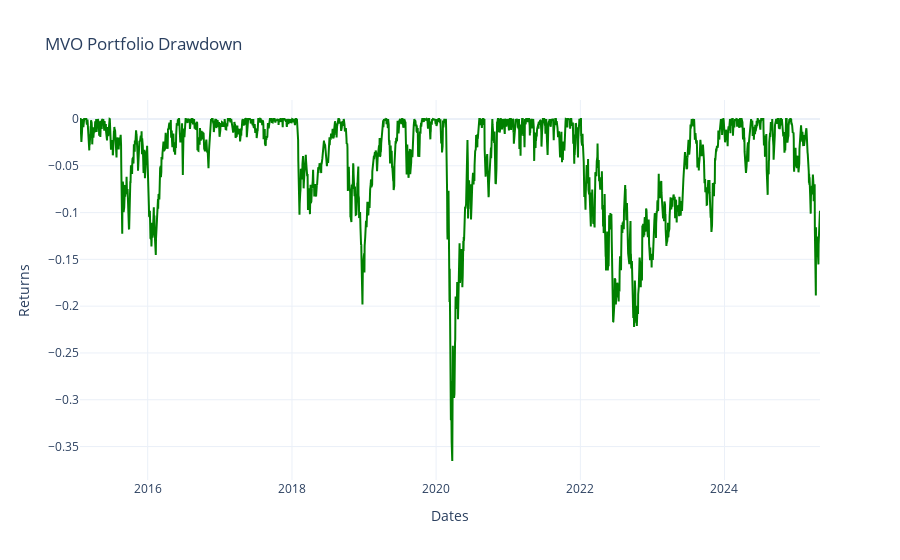

The cell this chart's notebook holds for it:
### Code cell
plot_drawdown_chart(portfolio_df = MVO_performance_df, 
                    chart_title = f"MVO Portfolio Drawdown")

### Figure 1 — Plotly figure (JSON) as saved in the notebook; plotly's stock layout.template omitted (floating-point values rounded to 4 significant figures; data arrays with more than 128 entries replaced by an {"elided": "..."} marker saying what was removed)
{"data": [{"line": {"color": "green"}, "mode": "lines", "name": "MVO Portfolio Drawdown", "type": "scatter", "x": {"elided": "2582 str values"}, "y": {"elided": "2582 float values"}}], "layout": {"legend": {"bordercolor": "Black", "borderwidth": 1, "x": 0.01, "y": 0.99}, "title": {"text": "MVO Portfolio Drawdown"}, "xaxis": {"anchor": "y", "domain": [0, 1], "title": {"text": "Dates"}}, "yaxis": {"anchor": "x", "domain": [0, 1], "title": {"text": "Returns"}}}}
